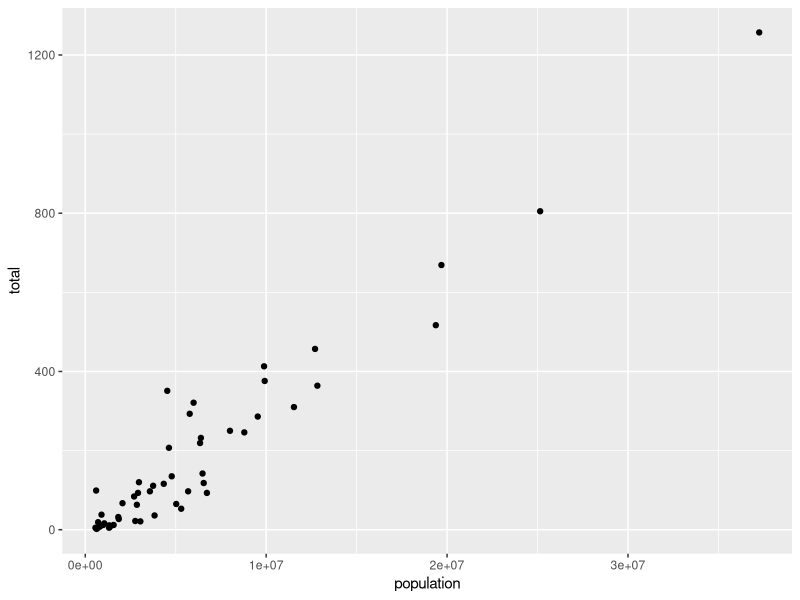
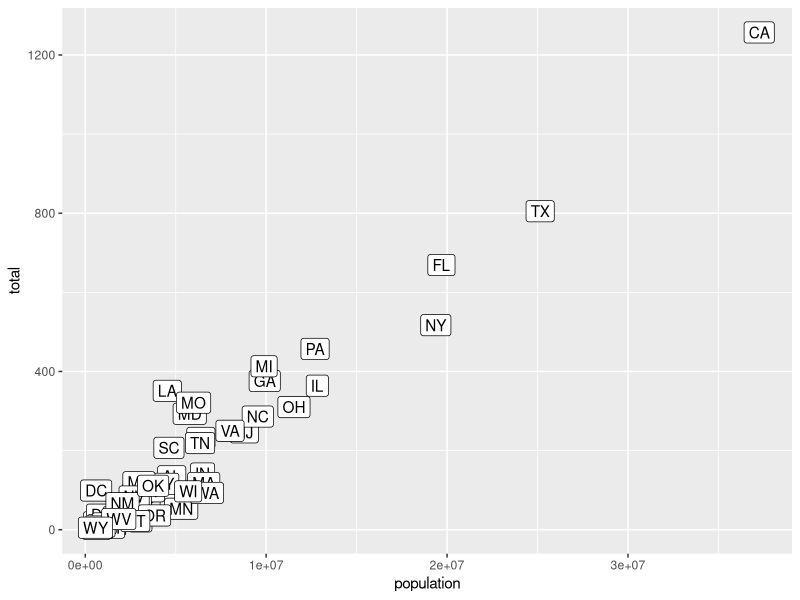
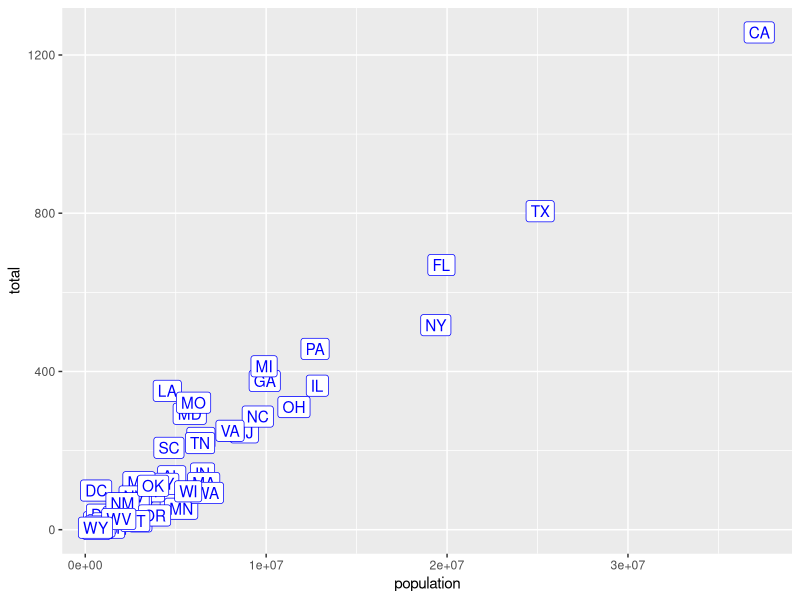
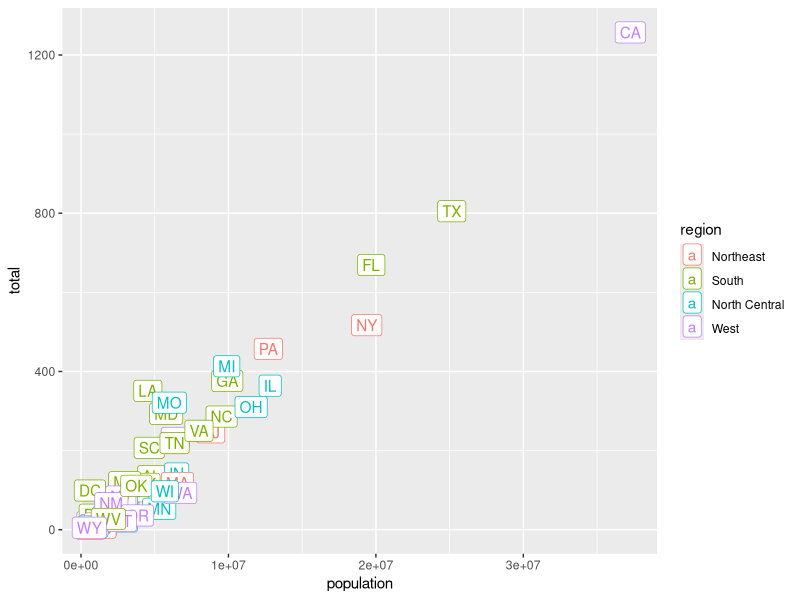
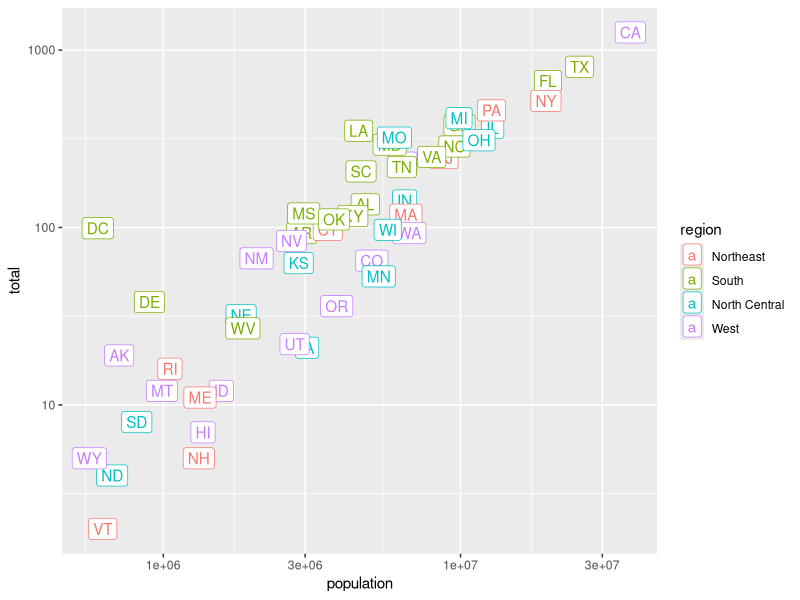
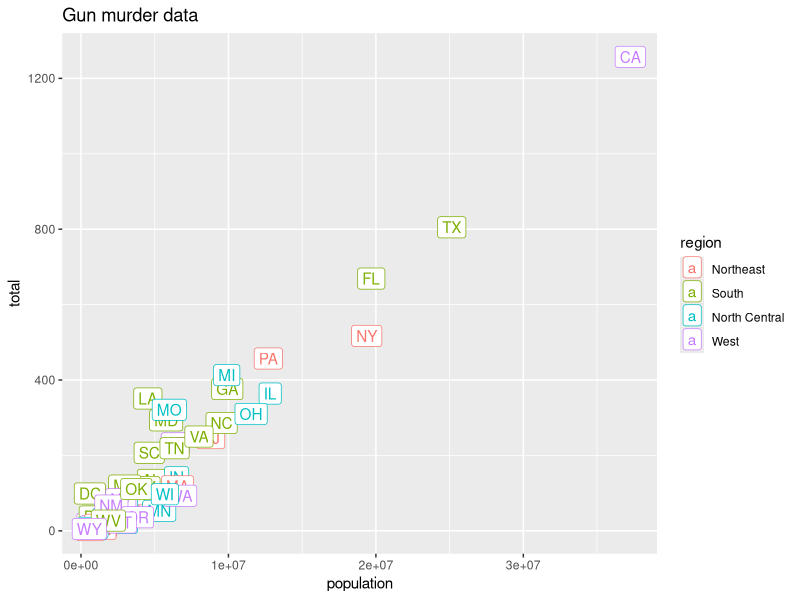
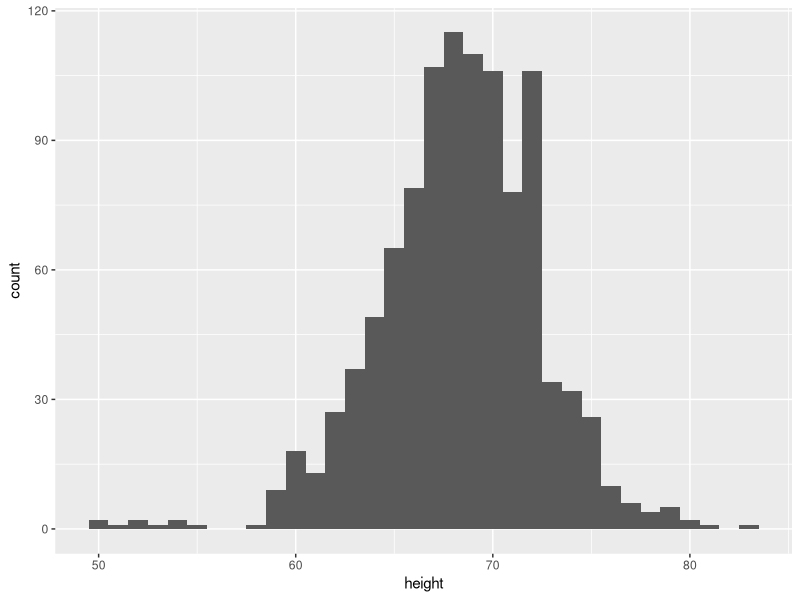
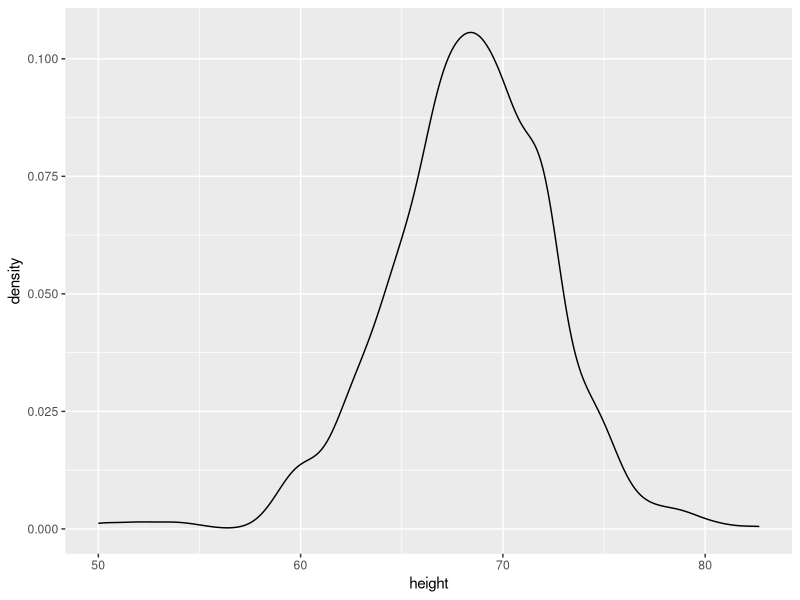

Write R code to recreate these figures, in order.
#loading ggplot and murders & heights datasets
library(dplyr)
library(ggplot2)
library(dslabs)
data(heights)
data(murders)
p <- ggplot(murders)

#or, if we load dplyr, we can use the pipe:
p <- murders %>% ggplot()
class(p)

#create a scatter plot
murders %>% ggplot(aes(x = population, y = total )) + geom_point()

#add labels abb to the points on a plot.
murders %>% ggplot(aes(population, total, label=abb) ) + geom_label()
 
#Rewrite the code above to make the labels blue
murders %>% ggplot(aes(population, total,label= abb)) + geom_label(color="blue")

#Rewrite the code above to make the label color correspond to the state's region
murders %>% ggplot(aes(population, total, label = abb, color=region)) + geom_label()

#Change both axes to be in the log scale
p <- murders %>% ggplot(aes(population, total, label = abb, color=region)) + geom_label()
p + scale_x_log10() + scale_y_log10()

# add the title "Gun murder data" to the plot
p + ggtitle("Gun murder data")

#create a histogram of the heights
heights %>% ggplot(aes(x=height)) + geom_histogram(binwidth=1)

#create a smooth density plot of heights
heights %>% ggplot(aes(height)) + geom_density()

#Create separate smooth density plots for males and females
heights %>% ggplot(aes(height, group=sex)) + geom_density()

#Change the density plots to add color for males and females curves
heights %>% ggplot(aes(height, group=sex, color=sex)) + geom_density()
#or 
heights %>% ggplot(aes(height, group=sex, fill=sex)) + geom_density()

#make the curves color transparent
heights %>% ggplot(aes(height, fill = sex)) + geom_density(alpha=0.2) 
